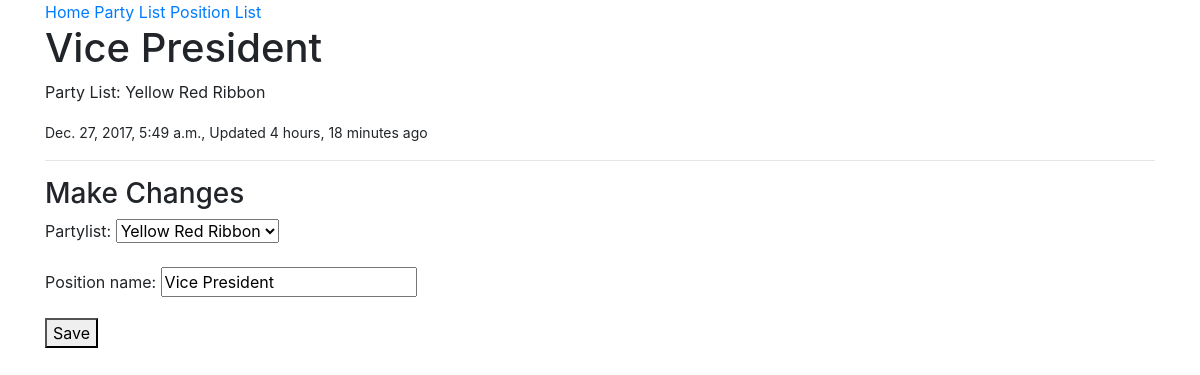
The page /position/president-3kdz/ (signed in) on the database its author committed.
### positions/models.py (models this page shows, shortened)
class Position(models.Model):
	user 				= models.ForeignKey(User)
	partylist			= models.ForeignKey(PartyList)
	position_name 		= models.CharField(max_length=120)
	timestamp			= models.DateTimeField(auto_now_add=True)
	updated				= models.DateTimeField(auto_now=True)
	slug				= models.SlugField(null=True, blank=True)
	@property
	def title(self):
		return self.position_name
	class Meta:
		ordering = ['-updated', '-timestamp']

### partylists/models.py (models this page shows, shortened)
class PartyList(models.Model):
	owner 				= models.ForeignKey(User)
	partylist_name 		= models.CharField(max_length=120)
	timestamp			= models.DateTimeField(auto_now_add=True)
	updated				= models.DateTimeField(auto_now=True)
	slug				= models.SlugField(null=True, blank=True)
	objects 			= CandidateManager()
	def __str__(self):
		return self.partylist_name
	class Meta:
		ordering = ['-updated', '-timestamp']

### positions/views.py (the view)
# urls.py: url(r'^(?P<slug>[\w-]+)/$', PositionUpdateView.as_view(), name='edit')
class PositionUpdateView(LoginRequiredMixin, PermissionRequiredMixin, UpdateView):
	permission_required = 'positions'
	form_class = PositionCreateForm
	template_name = 'positions/detail-update.html'
	def get_queryset(self):
		return Position.objects.filter(user=self.request.user)
	def get_context_data(self, *args, **kwargs):
		context = super(PositionUpdateView, self).get_context_data(*args, **kwargs)
		context['title'] = 'Update Position'
		return context

### positions/forms.py
class PositionCreateForm(forms.ModelForm):
	class Meta:
		model = Position
		fields = [
			'partylist',
			'position_name'
		]

### positions/templates/positions/detail-update.html (shortened to what this page needs)
{% extends "base.html" %}
{% block content %}
<h1>{{ form.instance.title }}</h1>
<p>Party List: {{ form.instance.partylist }}</p>
<small>{{ form.instance.timestamp }}, Updated {{ form.instance.updated|timesince }} ago</small>
<hr/>
<h3>Make Changes</h3>
{% include 'snippets/form-snippet.html' with form=form %}
{% endblock %}

### templates/snippets/form-snippet.html (shortened to what this page needs)
{% block content %}
<form method='POST'>{% csrf_token %}
	{{ form.as_p }}
	<button type='submit'>Save</button>
</form>
{% endblock %}

### rows shown on the page
Position: instance "Vice President", instance.partylist "Yellow Red Ribbon", instance.timestamp "Dec. 27, 2017, 5:49 a.m.", instance.updated "4 hours, 18 minutes", partylist "Yellow Red Ribbon", position_name "Vice President"
